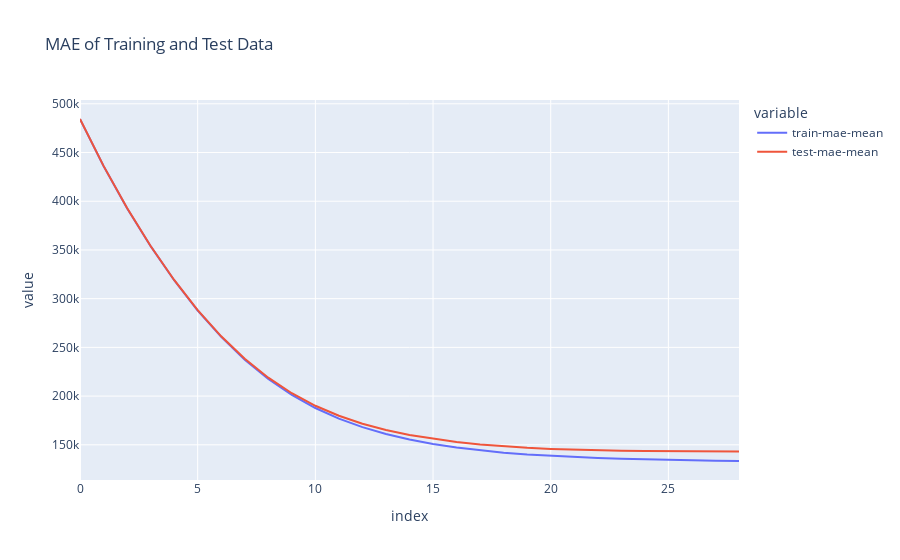

The notebook cell this image was saved under:
### Code cell
px.line(results, x=results.index, y=['train-mae-mean','test-mae-mean'], title='MAE of Training and Test Data')

### Figure 1 — Plotly figure (JSON) as saved in the notebook; plotly's stock layout.template omitted (floating-point values rounded to 4 significant figures)
{"data": [{"hovertemplate": "variable=train-mae-mean<br>index=%{x}<br>value=%{y}<extra></extra>", "legendgroup": "train-mae-mean", "line": {"color": "#636efa", "dash": "solid"}, "marker": {"symbol": "circle"}, "mode": "lines", "name": "train-mae-mean", "orientation": "v", "showlegend": true, "type": "scatter", "x": [0, 1, 2, 3, 4, 5, 6, 7, 8, 9, 10, 11, 12, 13, 14, 15, 16, 17, 18, 19, 20, 21, 22, 23, 24, 25, 26, 27, 28], "xaxis": "x", "y": [484300.0, 436200.0, 392900.0, 353900.0, 318900.0, 287900.0, 260700.0, 237300.0, 217600.0, 201100.0, 187700.0, 176900.0, 168100.0, 161100.0, 155400.0, 150800.0, 147200.0, 144300.0, 141900.0, 140100.0, 138600.0, 137300.0, 136300.0, 135600.0, 134900.0, 134400.0, 134000.0, 133700.0, 133400.0], "yaxis": "y"}, {"hovertemplate": "variable=test-mae-mean<br>index=%{x}<br>value=%{y}<extra></extra>", "legendgroup": "test-mae-mean", "line": {"color": "#EF553B", "dash": "solid"}, "marker": {"symbol": "circle"}, "mode": "lines", "name": "test-mae-mean", "orientation": "v", "showlegend": true, "type": "scatter", "x": [0, 1, 2, 3, 4, 5, 6, 7, 8, 9, 10, 11, 12, 13, 14, 15, 16, 17, 18, 19, 20, 21, 22, 23, 24, 25, 26, 27, 28], "xaxis": "x", "y": [484400.0, 436300.0, 393000.0, 354000.0, 319200.0, 288200.0, 261400.0, 238300.0, 218900.0, 202900.0, 190100.0, 179800.0, 171600.0, 165100.0, 160000.0, 156000.0, 152800.0, 150400.0, 148400.0, 146900.0, 145700.0, 144900.0, 144300.0, 143900.0, 143600.0, 143400.0, 143200.0, 143200.0, 143200.0], "yaxis": "y"}], "layout": {"legend": {"title": {"text": "variable"}, "tracegroupgap": 0}, "title": {"text": "MAE of Training and Test Data"}, "xaxis": {"anchor": "y", "domain": [0, 1], "title": {"text": "index"}}, "yaxis": {"anchor": "x", "domain": [0, 1], "title": {"text": "value"}}}}
